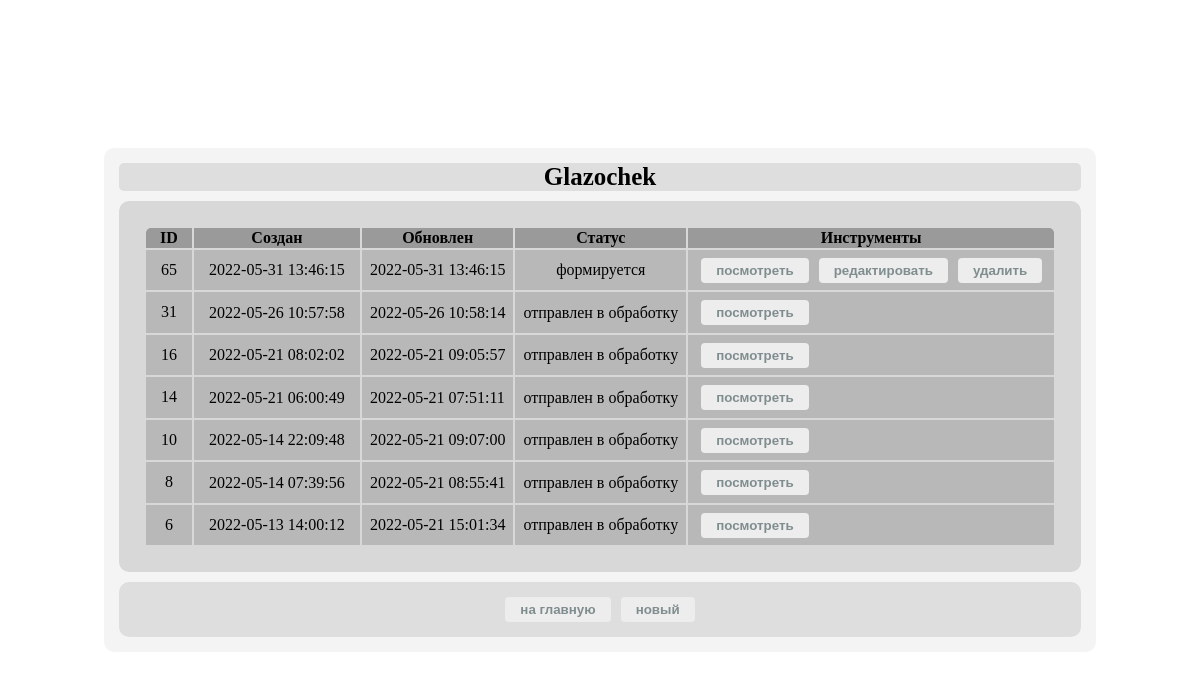
Page /order/ (signed in) on the committed database.
### authapp/models.py (models this page shows, shortened)
class User(AbstractUser):
    image = models.ImageField(upload_to='users_image', blank=True)
    age = models.PositiveIntegerField(verbose_name='возраст', default=18)
    activation_key = models.CharField(max_length=128, blank=True)
    activation_key_expires = models.DateTimeField(default=(now() + timedelta(hours=48)))

### ordersapp/models.py (models this page shows, shortened)
class Order(models.Model):
    FORMING = 'FM'
    SENT_TO_PROCEED = 'STP'
    PROCEEDED = 'PRD'
    PAID = 'PD'
    READY = 'RDY'
    CANCEL = 'CNC'
    ORDER_STATUS_CHOICES = (
        (FORMING, 'формируется'),
        (SENT_TO_PROCEED, 'отправлен в обработку'),
        (PAID, 'оплачен'),
        (PROCEEDED, 'обрабатывается'),
        (READY, 'готов к выдаче'),
        (CANCEL, 'отменен'),
    )
    user = models.ForeignKey(settings.AUTH_USER_MODEL, on_delete=models.CASCADE)
    created = models.DateTimeField(verbose_name='создан', auto_now_add=True)
    updated = models.DateTimeField(verbose_name='обновлен', auto_now=True)
    status = models.CharField(verbose_name='статус', max_length=3, choices=ORDER_STATUS_CHOICES, default=FORMING)
    is_active = models.BooleanField(db_index=True, verbose_name='активен', default=True)
    class Meta:
        ordering = ('-created',)
        verbose_name = 'заказ'
        verbose_name_plural = 'заказы'

### ordersapp/views.py (the view)
class OrderList(ListView):
    model = Order
    def get_queryset(self):
        return Order.objects.filter(user=self.request.user)

### mainapp/context_processors.py (called while the page is built)
def basket(request):
    basket = []
    if request.user.is_authenticated:
        basket = Basket.objects.filter(user=request.user)
    return {
        'basket': basket,
    }

### ordersapp/templates/ordersapp/order_list.html (shortened to what this page needs)
{% extends 'ordersapp/base.html' %}
{% load static %}
{% block css %}
  <link rel="stylesheet" type="text/css" href="{% static 'css/order-style.css' %}">
{% endblock %}
{% block content %}
<div class="btm-general">
  <div class="h2 text-center head">
  {% if user.username %}
  <b>{{ user.username|title}}</b>
  {% elif user.first_name %}
  {{ user.first_name|title}}
  {% else %}
  Пользователь
  {% endif %}
</div>
</div>
{% if object_list|length != 0 %}
<table class="table orders_list">
  <thead>
  <tr class="tr-1">
    <th class="id-ord">ID</th>
    <th>Создан</th>
    <th>Обновлен</th>
    <th>Статус</th>
    <th class="instrumebt">Инструменты</th>
  </tr>
  </thead>
  <tbody>
  {% for item in object_list %}
  {% if item.is_active %}
  <tr class="tr-2">
    <td class="td1">{{ item.pk }}</td>
    <td class="date">{{ item.created|date:"Y-m-d H:i:s" }}</td>
    <td class="updated">{{ item.updated|date:"Y-m-d H:i:s" }}</td>
    <td class="status">{{ item.get_status_display }}</td>
    <td class="tr-3">
    <button class="btn-ord">
      <a href="{% url 'ordersapp:order_read' item.pk %}">
        посмотреть
      </a>
    </button>
    {% if item.status == 'FM' %}
    <button class="btn-ord">
      <a href="{% url 'ordersapp:order_update' item.pk %}">
        редактировать
      </a>
    </button >
      {% endif %}
    {% if item.status == 'FM' %}
    <button class="btn-ord">
      <a href="{% url 'ordersapp:order_delete' item.pk %}">
        удалить
      </a>
    </button>
      {% endif %}
    </td>
  </tr>
  {% endif %}
  {% endfor %}
  </tbody>
</table>
<div class="btm-form-ord">
  <button class="btn btn-default btn-round">
  <a href="{% url 'main' %}">
    на главную
  </a>
</button>
  <button class="btn btn-default btn-round">
  <a href="{% url 'ordersapp:order_create' %}">
    новый
  </a>
</button>
</div>
{% endif %}
{% endblock %}

### static/css/order-style.css (style rules this page uses)
a { color: #808d8f; text-decoration: none; }
html,body { display: flex; justify-content: center; align-items: center; min-height: 100%; }
button { text-decoration:none; text-align:center; padding:5px 15px; border:none; -webkit-border-radius:4px; -moz-border-radius:4px; border-radius: 4px; font-weight:bold; color:#9a9a9a; background:#ededed; }
.orders_list { background-color: rgb(216, 216, 216); margin-top: 10px; margin-bottom: 10px; padding: 25px; border-radius: 10px; }
.tr-1 { background-color: #9a9a9a; }
.tr-2 { background-color: #b8b8b8; width: 750px; height: 30px; }
.tr-3 { height: 30px; width: 350px; display: flex; align-items: center; text-align: center; }
td { padding: 5px; padding-left: 8px; padding-right: 8px; }
.td1 { width: 30px; height:30px; display: flex; justify-content: center; align-items: center; }
.head { font-size: 30px; }
.btn-default { margin-top: 10px; margin: 5px; }
.btn-ord { margin: 5px; }
.date { width: 150px; text-align: center; }
.status { text-align: center; }
.btm-form-ord { display: flex; align-items: center; justify-content: center; }
.h2 { font-size: 25px; background-color: #dedede; text-align: center; border-radius: 5px; margin-bottom: 10px; }
.btm-general { text-align: center; }
.instrumebt { border-top-right-radius: 5px; }
.id-ord { border-top-left-radius: 5px; }
.btm-form-ord { background-color: #dedede; border-radius: 10px; padding: 10px; }

### rows in the picture
User: username "Glazochek"
Order: pk "65", created "2022-05-31 13:46:15", updated "2022-05-31 13:46:15", status "формируется", shows "редактировать", shows "удалить"
Order: pk "31", created "2022-05-26 10:57:58", updated "2022-05-26 10:58:14", status "отправлен в обработку"
Order: pk "16", created "2022-05-21 08:02:02", updated "2022-05-21 09:05:57", status "отправлен в обработку"
Order: pk "14", created "2022-05-21 06:00:49", updated "2022-05-21 07:51:11", status "отправлен в обработку"
Order: pk "10", created "2022-05-14 22:09:48", updated "2022-05-21 09:07:00", status "отправлен в обработку"
Order: pk "8", created "2022-05-14 07:39:56", updated "2022-05-21 08:55:41", status "отправлен в обработку"
Order: pk "6", created "2022-05-13 14:00:12", updated "2022-05-21 15:01:34", status "отправлен в обработку"
